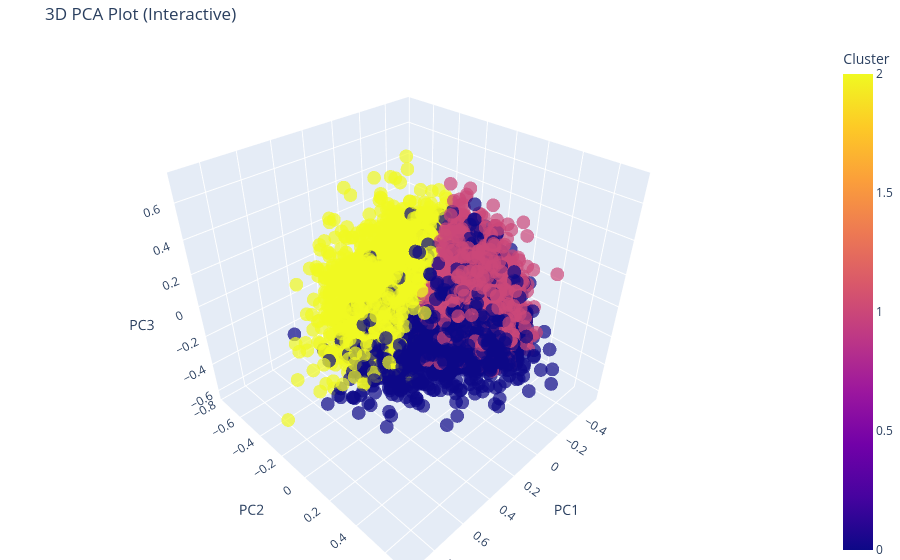

Source (notebook cell):
### Code cell
import plotly.express as px

fig = px.scatter_3d(
    pca_df, 
    x='PC1', 
    y='PC2', 
    z='PC3',
    color='Cluster',
    title='3D PCA Plot (Interactive)',
    opacity=0.7,
    size_max=5
)

# Update layout for a cleaner look
fig.update_layout(margin=dict(l=0, r=0, b=0, t=40))
fig.show()

### Figure 1 — Plotly figure (JSON) as saved in the notebook; plotly's stock layout.template omitted (floating-point values rounded to 4 significant figures; data arrays with more than 128 entries replaced by an {"elided": "..."} marker saying what was removed)
{"data": [{"hovertemplate": "PC1=%{x}<br>PC2=%{y}<br>PC3=%{z}<br>Cluster=%{marker.color}<extra></extra>", "legendgroup": "", "marker": {"color": {"elided": "11024 int values"}, "coloraxis": "coloraxis", "opacity": 0.7, "symbol": "circle"}, "mode": "markers", "name": "", "scene": "scene", "showlegend": false, "type": "scatter3d", "x": {"elided": "11024 float values"}, "y": {"elided": "11024 float values"}, "z": {"elided": "11024 float values"}}], "layout": {"coloraxis": {"colorbar": {"title": {"text": "Cluster"}}, "colorscale": [[0, "#0d0887"], [0.1111, "#46039f"], [0.2222, "#7201a8"], [0.3333, "#9c179e"], [0.4444, "#bd3786"], [0.5556, "#d8576b"], [0.6667, "#ed7953"], [0.7778, "#fb9f3a"], [0.8889, "#fdca26"], [1, "#f0f921"]]}, "legend": {"tracegroupgap": 0}, "margin": {"b": 0, "l": 0, "r": 0, "t": 40}, "scene": {"domain": {"x": [0, 1], "y": [0, 1]}, "xaxis": {"title": {"text": "PC1"}}, "yaxis": {"title": {"text": "PC2"}}, "zaxis": {"title": {"text": "PC3"}}}, "title": {"text": "3D PCA Plot (Interactive)"}}}
